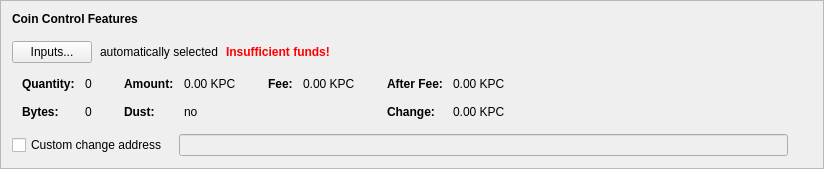
      <widget class="QFrame" name="frameCoinControl">
       <property name="sizePolicy">
        <sizepolicy hsizetype="Preferred" vsizetype="Fixed">
         <horstretch>0</horstretch>
         <verstretch>0</verstretch>
        </sizepolicy>
       </property>
       <property name="frameShape">
        <enum>QFrame::StyledPanel</enum>
       </property>
       <property name="frameShadow">
        <enum>QFrame::Raised</enum>
       </property>
       <layout class="QVBoxLayout" name="verticalLayout_4">
        <item>
         <layout class="QVBoxLayout" name="verticalLayoutCoinControl" stretch="0,0,0,0,0">
          <property name="spacing">
           <number>0</number>
          </property>
          <property name="sizeConstraint">
           <enum>QLayout::SetDefaultConstraint</enum>
          </property>
          <property name="leftMargin">
           <number>0</number>
          </property>
          <property name="topMargin">
           <number>0</number>
          </property>
          <item>
           <layout class="QHBoxLayout" name="horizontalLayoutCoinControl1">
            <property name="bottomMargin">
             <number>15</number>
            </property>
            <item>
             <widget class="QLabel" name="labelCoinControlFeatures">
              <property name="sizePolicy">
               <sizepolicy hsizetype="Preferred" vsizetype="Maximum">
                <horstretch>0</horstretch>
                <verstretch>0</verstretch>
               </sizepolicy>
              </property>
              <property name="font">
               <font>
                <weight>75</weight>
                <bold>true</bold>
               </font>
              </property>
              <property name="styleSheet">
               <string notr="true">font-weight:bold;</string>
              </property>
              <property name="text">
               <string>Coin Control Features</string>
              </property>
             </widget>
            </item>
           </layout>
          </item>
          <item>
           <layout class="QHBoxLayout" name="horizontalLayoutCoinControl2" stretch="0,0,0,0">
            <property name="spacing">
             <number>8</number>
            </property>
            <property name="bottomMargin">
             <number>10</number>
            </property>
            <item>
             <widget class="QPushButton" name="pushButtonCoinControl">
              <property name="styleSheet">
               <string notr="true"/>
              </property>
              <property name="text">
               <string>Inputs...</string>
              </property>
              <property name="autoDefault">
               <bool>false</bool>
              </property>
             </widget>
            </item>
            <item>
             <widget class="QLabel" name="labelCoinControlAutomaticallySelected">
              <property name="text">
               <string>automatically selected</string>
              </property>
              <property name="margin">
               <number>5</number>
              </property>
             </widget>
            </item>
            <item>
             <widget class="QLabel" name="labelCoinControlInsuffFunds">
              <property name="font">
               <font>
                <weight>75</weight>
                <bold>true</bold>
               </font>
              </property>
              <property name="styleSheet">
               <string notr="true">color:red;font-weight:bold;</string>
              </property>
              <property name="text">
               <string>Insufficient funds!</string>
              </property>
              <property name="margin">
               <number>5</number>
              </property>
             </widget>
            </item>
            <item>
             <spacer name="horizontalSpacerCoinControl">
              <property name="orientation">
               <enum>Qt::Horizontal</enum>
              </property>
              <property name="sizeHint" stdset="0">
               <size>
                <width>40</width>
                <height>1</height>
               </size>
              </property>
             </spacer>
            </item>
           </layout>
          </item>
          <item>
           <widget class="QWidget" name="widgetCoinControl" native="true">
            <property name="sizePolicy">
             <sizepolicy hsizetype="Preferred" vsizetype="Preferred">
              <horstretch>0</horstretch>
              <verstretch>0</verstretch>
             </sizepolicy>
            </property>
            <property name="minimumSize">
             <size>
              <width>0</width>
              <height>0</height>
             </size>
            </property>
            <property name="styleSheet">
             <string notr="true"/>
            </property>
            <layout class="QHBoxLayout" name="horizontalLayoutCoinControl5">
             <property name="leftMargin">
              <number>0</number>
             </property>
             <property name="topMargin">
              <number>0</number>
             </property>
             <property name="rightMargin">
              <number>0</number>
             </property>
             <property name="bottomMargin">
              <number>0</number>
             </property>
             <item>
              <layout class="QHBoxLayout" name="horizontalLayoutCoinControl3" stretch="0,0,0,1">
               <property name="spacing">
                <number>20</number>
               </property>
               <property name="topMargin">
                <number>0</number>
               </property>
               <property name="bottomMargin">
                <number>10</number>
               </property>
               <item>
                <layout class="QFormLayout" name="formLayoutCoinControl1">
                 <property name="horizontalSpacing">
                  <number>10</number>
                 </property>
                 <property name="verticalSpacing">
                  <number>14</number>
                 </property>
                 <property name="leftMargin">
                  <number>10</number>
                 </property>
                 <property name="topMargin">
                  <number>4</number>
                 </property>
                 <property name="rightMargin">
                  <number>6</number>
                 </property>
                 <item row="0" column="0">
                  <widget class="QLabel" name="labelCoinControlQuantityText">
                   <property name="font">
                    <font>
                     <weight>75</weight>
                     <bold>true</bold>
                    </font>
                   </property>
                   <property name="text">
                    <string>Quantity:</string>
                   </property>
                   <property name="margin">
                    <number>0</number>
                   </property>
                  </widget>
                 </item>
                 <item row="0" column="1">
                  <widget class="QLabel" name="labelCoinControlQuantity">
                   <property name="cursor">
                    <cursorShape>IBeamCursor</cursorShape>
                   </property>
                   <property name="contextMenuPolicy">
                    <enum>Qt::ActionsContextMenu</enum>
                   </property>
                   <property name="text">
                    <string notr="true">0</string>
                   </property>
                   <property name="margin">
                    <number>0</number>
                   </property>
                   <property name="textInteractionFlags">
                    <set>Qt::LinksAccessibleByMouse|Qt::TextSelectableByKeyboard|Qt::TextSelectableByMouse</set>
                   </property>
                  </widget>
                 </item>
                 <item row="1" column="0">
                  <widget class="QLabel" name="labelCoinControlBytesText">
                   <property name="font">
                    <font>
                     <weight>75</weight>
                     <bold>true</bold>
                    </font>
                   </property>
                   <property name="text">
                    <string>Bytes:</string>
                   </property>
                  </widget>
                 </item>
                 <item row="1" column="1">
                  <widget class="QLabel" name="labelCoinControlBytes">
                   <property name="cursor">
                    <cursorShape>IBeamCursor</cursorShape>
                   </property>
                   <property name="contextMenuPolicy">
                    <enum>Qt::ActionsContextMenu</enum>
                   </property>
                   <property name="text">
                    <string notr="true">0</string>
                   </property>
                   <property name="textInteractionFlags">
                    <set>Qt::LinksAccessibleByMouse|Qt::TextSelectableByKeyboard|Qt::TextSelectableByMouse</set>
                   </property>
                  </widget>
                 </item>
                </layout>
               </item>
               <item>
                <layout class="QFormLayout" name="formLayoutCoinControl2">
                 <property name="horizontalSpacing">
                  <number>10</number>
                 </property>
                 <property name="verticalSpacing">
                  <number>14</number>
                 </property>
                 <property name="leftMargin">
                  <number>6</number>
                 </property>
                 <property name="topMargin">
                  <number>4</number>
                 </property>
                 <property name="rightMargin">
                  <number>6</number>
                 </property>
                 <item row="0" column="0">
                  <widget class="QLabel" name="labelCoinControlAmountText">
                   <property name="font">
                    <font>
                     <weight>75</weight>
                     <bold>true</bold>
                    </font>
                   </property>
                   <property name="text">
                    <string>Amount:</string>
                   </property>
                   <property name="margin">
                    <number>0</number>
                   </property>
                  </widget>
                 </item>
                 <item row="0" column="1">
                  <widget class="QLabel" name="labelCoinControlAmount">
                   <property name="cursor">
                    <cursorShape>IBeamCursor</cursorShape>
                   </property>
                   <property name="contextMenuPolicy">
                    <enum>Qt::ActionsContextMenu</enum>
                   </property>
                   <property name="text">
                    <string notr="true">0.00 KPC</string>
                   </property>
                   <property name="textInteractionFlags">
                    <set>Qt::LinksAccessibleByMouse|Qt::TextSelectableByKeyboard|Qt::TextSelectableByMouse</set>
                   </property>
                  </widget>
                 </item>
                 <item row="1" column="0">
                  <widget class="QLabel" name="labelCoinControlLowOutputText">
                   <property name="font">
                    <font>
                     <weight>75</weight>
                     <bold>true</bold>
                    </font>
                   </property>
                   <property name="text">
                    <string>Dust:</string>
                   </property>
                  </widget>
                 </item>
                 <item row="1" column="1">
                  <widget class="QLabel" name="labelCoinControlLowOutput">
                   <property name="cursor">
                    <cursorShape>IBeamCursor</cursorShape>
                   </property>
                   <property name="contextMenuPolicy">
                    <enum>Qt::ActionsContextMenu</enum>
                   </property>
                   <property name="text">
                    <string notr="true">no</string>
                   </property>
                   <property name="textInteractionFlags">
                    <set>Qt::LinksAccessibleByMouse|Qt::TextSelectableByKeyboard|Qt::TextSelectableByMouse</set>
                   </property>
                  </widget>
                 </item>
                </layout>
               </item>
               <item>
                <layout class="QFormLayout" name="formLayoutCoinControl3">
                 <property name="horizontalSpacing">
                  <number>10</number>
                 </property>
                 <property name="verticalSpacing">
                  <number>14</number>
                 </property>
                 <property name="leftMargin">
                  <number>6</number>
                 </property>
                 <property name="topMargin">
                  <number>4</number>
                 </property>
                 <property name="rightMargin">
                  <number>6</number>
                 </property>
                 <item row="0" column="0">
                  <widget class="QLabel" name="labelCoinControlFeeText">
                   <property name="font">
                    <font>
                     <weight>75</weight>
                     <bold>true</bold>
                    </font>
                   </property>
                   <property name="text">
                    <string>Fee:</string>
                   </property>
                   <property name="margin">
                    <number>0</number>
                   </property>
                  </widget>
                 </item>
                 <item row="0" column="1">
                  <widget class="QLabel" name="labelCoinControlFee">
                   <property name="cursor">
                    <cursorShape>IBeamCursor</cursorShape>
                   </property>
                   <property name="contextMenuPolicy">
                    <enum>Qt::ActionsContextMenu</enum>
                   </property>
                   <property name="text">
                    <string notr="true">0.00 KPC</string>
                   </property>
                   <property name="textInteractionFlags">
                    <set>Qt::LinksAccessibleByMouse|Qt::TextSelectableByKeyboard|Qt::TextSelectableByMouse</set>
                   </property>
                  </widget>
                 </item>
                </layout>
               </item>
               <item>
                <layout class="QFormLayout" name="formLayoutCoinControl4">
                 <property name="horizontalSpacing">
                  <number>10</number>
                 </property>
                 <property name="verticalSpacing">
                  <number>14</number>
                 </property>
                 <property name="leftMargin">
                  <number>6</number>
                 </property>
                 <property name="topMargin">
                  <number>4</number>
                 </property>
                 <property name="rightMargin">
                  <number>6</number>
                 </property>
                 <item row="0" column="0">
                  <widget class="QLabel" name="labelCoinControlAfterFeeText">
                   <property name="font">
                    <font>
                     <weight>75</weight>
                     <bold>true</bold>
                    </font>
                   </property>
                   <property name="text">
                    <string>After Fee:</string>
                   </property>
                   <property name="margin">
                    <number>0</number>
                   </property>
                  </widget>
                 </item>
                 <item row="0" column="1">
                  <widget class="QLabel" name="labelCoinControlAfterFee">
                   <property name="cursor">
                    <cursorShape>IBeamCursor</cursorShape>
                   </property>
                   <property name="contextMenuPolicy">
                    <enum>Qt::ActionsContextMenu</enum>
                   </property>
                   <property name="text">
                    <string notr="true">0.00 KPC</string>
                   </property>
                   <property name="textInteractionFlags">
                    <set>Qt::LinksAccessibleByMouse|Qt::TextSelectableByKeyboard|Qt::TextSelectableByMouse</set>
                   </property>
                  </widget>
                 </item>
                 <item row="1" column="0">
                  <widget class="QLabel" name="labelCoinControlChangeText">
                   <property name="font">
                    <font>
                     <weight>75</weight>
                     <bold>true</bold>
                    </font>
                   </property>
                   <property name="text">
                    <string>Change:</string>
                   </property>
                  </widget>
                 </item>
                 <item row="1" column="1">
                  <widget class="QLabel" name="labelCoinControlChange">
                   <property name="cursor">
                    <cursorShape>IBeamCursor</cursorShape>
                   </property>
                   <property name="contextMenuPolicy">
                    <enum>Qt::ActionsContextMenu</enum>
                   </property>
                   <property name="text">
                    <string notr="true">0.00 KPC</string>
                   </property>
                   <property name="textInteractionFlags">
                    <set>Qt::LinksAccessibleByMouse|Qt::TextSelectableByKeyboard|Qt::TextSelectableByMouse</set>
                   </property>
                  </widget>
                 </item>
                </layout>
               </item>
              </layout>
             </item>
            </layout>
           </widget>
          </item>
          <item>
           <layout class="QHBoxLayout" name="horizontalLayoutCoinControl4" stretch="0,0,0">
            <property name="spacing">
             <number>12</number>
            </property>
            <property name="sizeConstraint">
             <enum>QLayout::SetDefaultConstraint</enum>
            </property>
            <property name="topMargin">
             <number>5</number>
            </property>
            <property name="rightMargin">
             <number>5</number>
            </property>
            <item>
             <widget class="QCheckBox" name="checkBoxCoinControlChange">
              <property name="toolTip">
               <string>If this is activated, but the change address is empty or invalid, change will be sent to a newly generated address.</string>
              </property>
              <property name="text">
               <string>Custom change address</string>
              </property>
             </widget>
            </item>
            <item>
             <widget class="QValidatedLineEdit" name="lineEditCoinControlChange">
              <property name="enabled">
               <bool>false</bool>
              </property>
              <property name="sizePolicy">
               <sizepolicy hsizetype="Expanding" vsizetype="Fixed">
                <horstretch>0</horstretch>
                <verstretch>0</verstretch>
               </sizepolicy>
              </property>
             </widget>
            </item>
            <item>
             <widget class="QLabel" name="labelCoinControlChangeLabel">
              <property name="sizePolicy">
               <sizepolicy hsizetype="Preferred" vsizetype="Expanding">
                <horstretch>0</horstretch>
                <verstretch>0</verstretch>
               </sizepolicy>
              </property>
              <property name="minimumSize">
               <size>
                <width>0</width>
                <height>0</height>
               </size>
              </property>
              <property name="text">
               <string/>
              </property>
              <property name="margin">
               <number>3</number>
              </property>
             </widget>
            </item>
           </layout>
          </item>
          <item>
           <spacer name="verticalSpacerCoinControl">
            <property name="orientation">
             <enum>Qt::Vertical</enum>
            </property>
            <property name="sizeType">
             <enum>QSizePolicy::Expanding</enum>
            </property>
            <property name="sizeHint" stdset="0">
             <size>
              <width>800</width>
              <height>1</height>
             </size>
            </property>
           </spacer>
          </item>
         </layout>
        </item>
       </layout>
      </widget>
